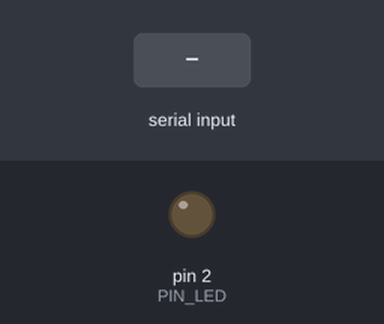
The sketch below on a simulated Arduino Uno, built with avr-gcc and run on an emulated ATmega328P. Parts: output pins drawn as LEDs (lit = HIGH). The test bench sets the inputs (shaded band). No radio packets arrive unless stated; what the sketch prints to the serial monitor is not drawn.

Above: at 1.2 s.
1.3 s: "." received over Serial
Timing chart, 0 to 4.3 s (numbered marks = the images above; inputs shaded):
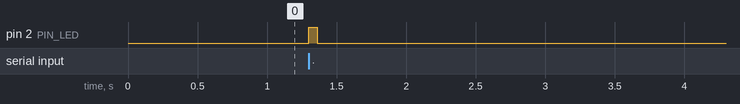

The sketch:

Emisor.ino
```cpp
/*
CÓDIGO PARA EL EMISOR/SERVIDOR:
Nombre proyecto:	Ejemplo de uso de dos módulos RF junto a dos Arduinos.
			Desde el monitor serial se escribe lo que se quiera (hasta 128bytes), el Arduino emisor
			lo envía por el modulo RF y el Arduino receptor lo recoge y muestra en el LCD que tiene conectado.
URL proyecto:		http://giltesa.com/?p=11606
Fecha:			19/07/2012
Licencia:		(CC) BY-NC-SA: giltesa.com
*/


// Librerias:
#include <VirtualWire.h>
#define PIN_LED 2

// Variables globales
char cadena[100];
int i=0;


void setup()
{
        pinMode(PIN_LED, OUTPUT);
        digitalWrite(PIN_LED, LOW);
	Serial.begin(9600);	// Abre el puerto serie a 9600 bps
	vw_setup(2000);		// Abre el puerto RF a 200 bps
        vw_set_tx_pin(12);
	Serial.print("Finalice con \".\" cada envio de datos.");
}


void loop()
{
	// Indica cuantos caracteres hay en el buffer:
	if( Serial.available() > 0)
	{
	    // Cada vez que se lee un carácter se guarda en nuestro array
            // y se descuenta del buffer.
            cadena[i] = Serial.read();
	    i++;
	}

	// Cuando escribamos un punto, se enviara todo el texto por el emisor RF:
	if( cadena[i-1] == '.')
	{
                digitalWrite(PIN_LED, HIGH);
		cadena[i] = '\0';						// Se añade fin de linea al array (string)
		i=0;
		vw_send((byte *)cadena, strlen(cadena));	// Se envía el texto.
                vw_wait_tx();
                //delay(400);
                digitalWrite(PIN_LED, LOW);

	}
}
```

Measured:
- after the input at 1.3 s, pin 2 (PIN_LED): LOW → HIGH at once, → LOW 0.06 s later
